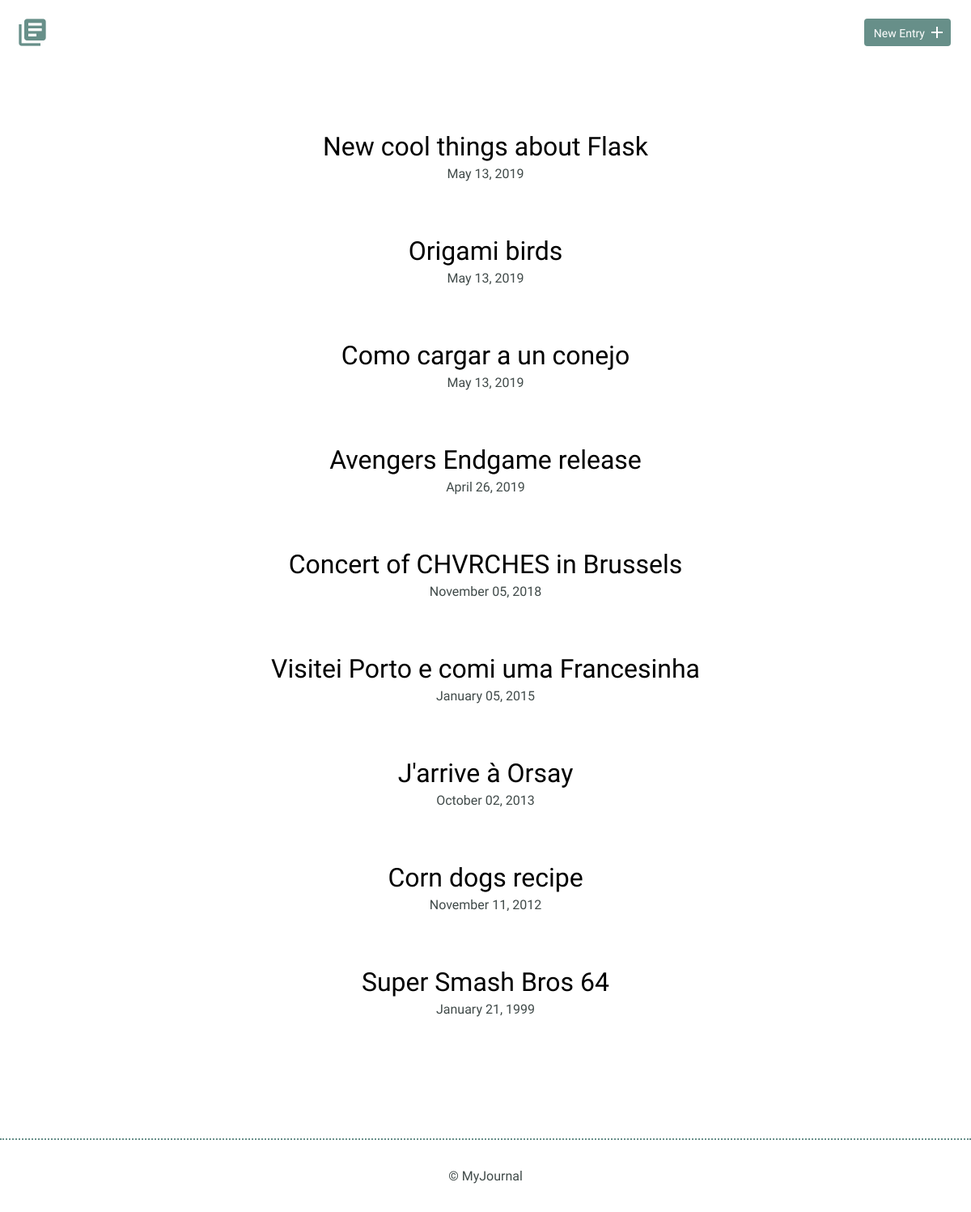
/entries/, run on an earlier commit of the app's database.
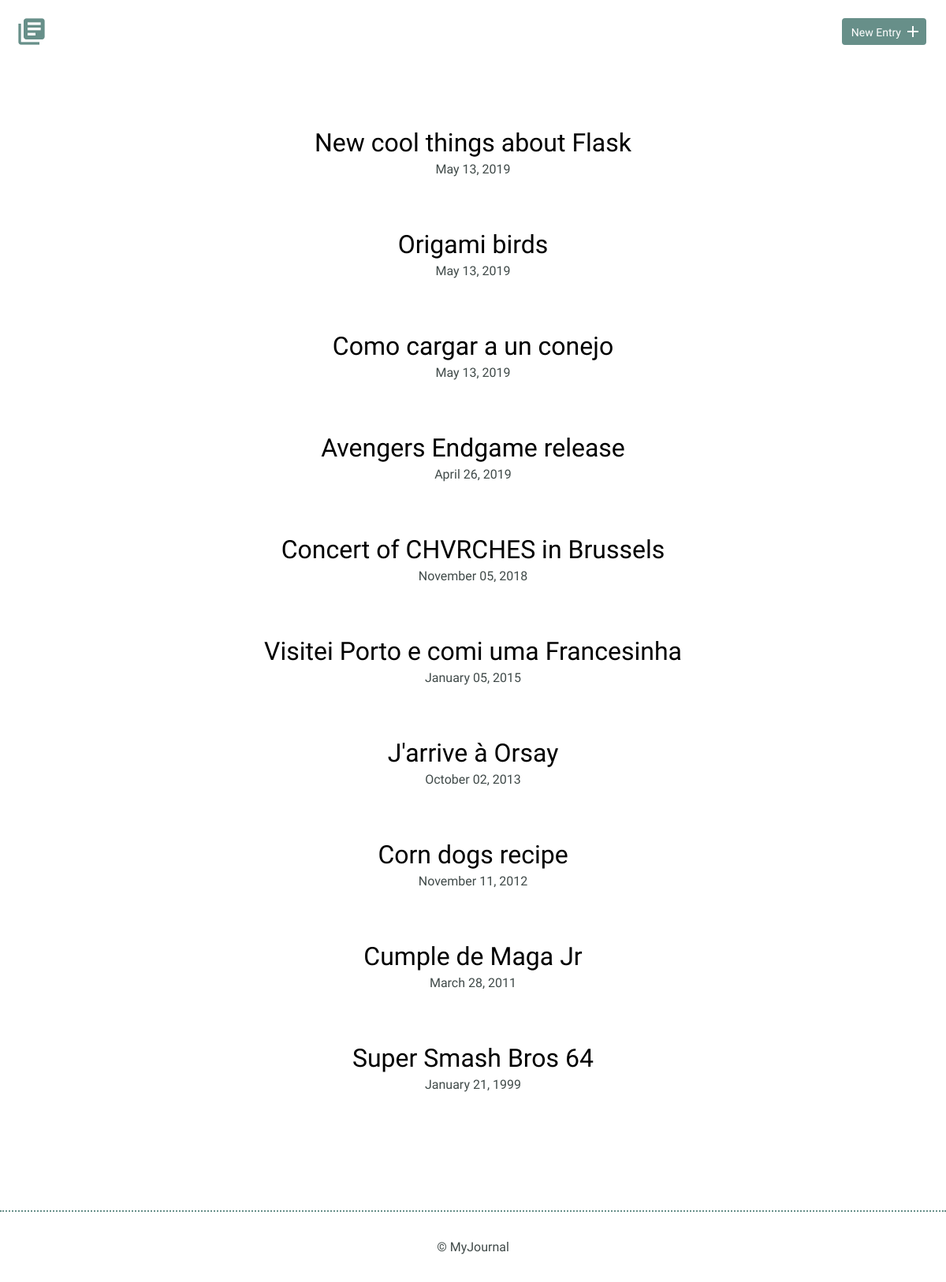
And on a later commit of the database.
### models.py (models this page shows, shortened)
class Entry(Model):
    title = CharField()
    date = DateTimeField(default=datetime.datetime.now)
    timespent = IntegerField()
    learned = TextField()
    resources = TextField()
    class Meta:
        database = DATABASE

### app.py (the view)
@app.route('/')
@app.route('/entries/')
def index():
    entries = models.Entry.select().order_by(
                                             models.Entry.date.desc()
                                            ).limit(20)
    return render_template('index.html', entries = entries)

### app.py (called while the page is built)
@app.before_request
def before_request():
    g.db = models.DATABASE
    g.db.connect()

@app.after_request
def after_request(response):
    g.db.close()
    return response

### templates/index.html
{% extends "layout.html" %}
{% block content %}
<section>
  <div class="container">
    <div class="entry-list">
      {% if entries.count() %}
        {% for entry in entries %}
        <article>
          <h2>
            <a href="{{ url_for('entry_detail', entry_id = entry.id)}}">{{ entry.title }}
            </a>
          </h2>
          <time>{{ entry.date.strftime('%B %d, %Y') }}</time>
        </article>
        {% endfor %}
      {% else %}
        <article>
          <h2> No registered entries !</h2>
        </article>
      {% endif %}
    </div>
  </div>
</section>
{% endblock %}

### templates/layout.html (shortened to what this page needs)
<!DOCTYPE html>
<html>
    <head>
        <link rel="stylesheet" href="/static/css/normalize.css">
        <link rel="stylesheet" href="/static/css/site.css">
    </head>
    <body>
        <header>
          <div class="container">
              <div class="site-header">
                  <a class="logo" href="{{ url_for('index') }}"><i class="material-icons">library_books</i></a>
                  <a class="button icon-right" href="{{ url_for('new_entry') }}"><span>New Entry</span> <i class="material-icons">add</i></a>
              </div>
              <div>
                {% block content %}{% endblock %}
              </div>
          </div>
        </header>
        <footer>
            <div>
                &copy; MyJournal
            </div>
        </footer>
    </body>
</html>

### static/css/site.css (style rules this page uses)
body { font-size: 16px; color: #404a49; font-family: 'Cousine', serif; font-weight: 400; }
.container { margin: 0 auto; padding: 0 25px; }
header .site-header { margin: 0 auto; height: 95px; }
header .logo i { color: #678f89; margin: 20px 0 0 -5px; float: left; font-size: 40px; }
header .button { float: right; margin: 33px 0 0 0; }
footer { text-align: center; padding: 35px 0; border-top: 2px dotted #678f89; }
.button { padding: 8px 10px 6px 10px; background: #678f89; border: 2px solid #678f89; border-radius: 4px; text-decoration: none; color: #FFF; position: relative; text-align: center; font-size: 14px; }
.button.icon-right { padding-right: 30px; top: -10px; }
.button.icon-right i { position: absolute; top: 3px; right: 3px; }
h1, h2, h3 { margin: 0; font-weight: 400; line-height: 1em; color: #000; }
h2 { font-size: 32px; }
h2 a { text-decoration: none; color: #000; }
.entry-list, .edit-entry, .new-entry { max-width: 800px; margin: 0 auto; padding: 70px 0 150px 0; }
.entry-list article { margin-bottom: 70px; text-align: center; }
.entry-list article:last-child { margin-bottom: 0; }
.entry-list article h2 { margin-bottom: 8px; }

What changed in the data, as far as the page shows it:
added Entry: title "Cumple de Maga Jr", date "March 28, 2011"
